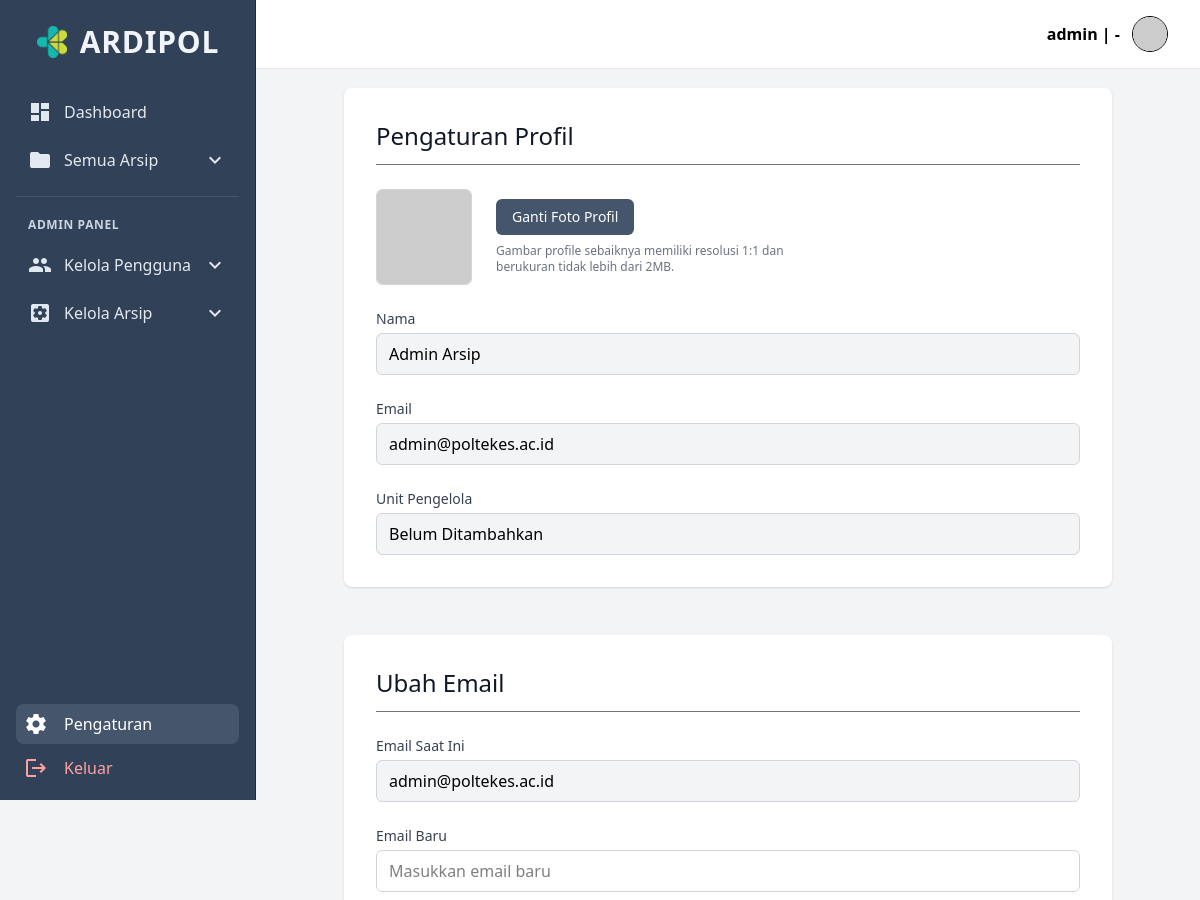
Before: /pages/profile.php (signed in, upper part) with the older database file.
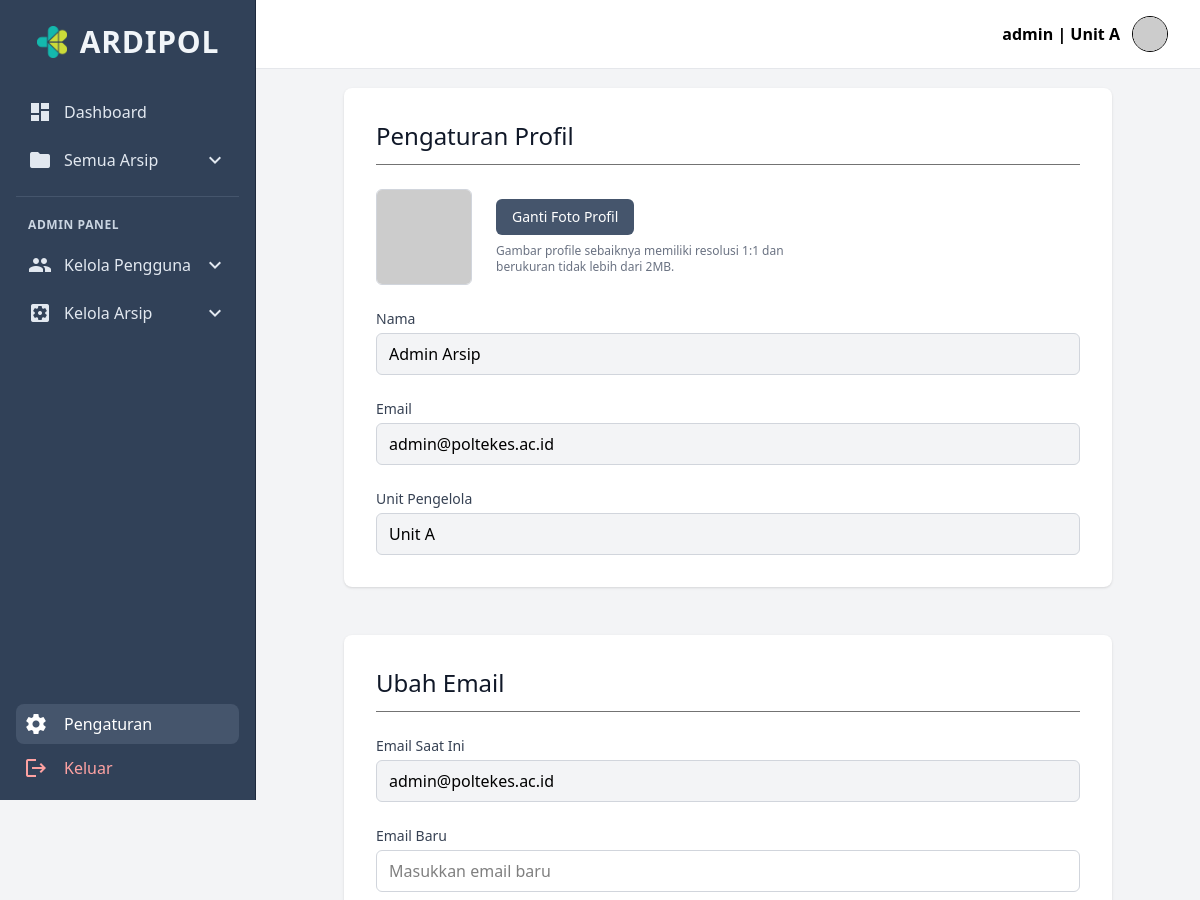
After: the same page with the newer database file.
### tables this page shows
CREATE TABLE `user` (
  `id_user` int(11) NOT NULL,
  `nama` varchar(100) NOT NULL,
  `email` varchar(100) NOT NULL,
  `username` varchar(50) NOT NULL,
  `password` varchar(255) NOT NULL,
  `role` enum('superadmin','admin','user') NOT NULL DEFAULT 'user',
  `created_at` datetime NOT NULL DEFAULT current_timestamp(),
  `updated_at` datetime DEFAULT NULL ON UPDATE current_timestamp()
);

CREATE TABLE `unit_pengolah` (
  `id_unit` int(11) NOT NULL,
  `kode_unit` varchar(10) NOT NULL,
  `nama_unit` varchar(150) NOT NULL,
  `created_at` datetime NOT NULL DEFAULT current_timestamp(),
  `updated_at` datetime DEFAULT NULL ON UPDATE current_timestamp()
);

### config/session.php (called while the page is built, shortened)
<?php
function getUserRole() {
    return $_SESSION['user_role'] ?? 'guest';
}
function getFullName() {
    return $_SESSION['user_name'] ?? ($_SESSION['nama'] ?? ($_SESSION['username'] ?? 'Guest'));
}
?>

### pages/profile.php (the view, shortened to what the changed rows need)
<?php
include_once "../layouts/master/header.php";
include_once '../config/session.php';
include_once '../config/database.php';
$id_user = $_SESSION['user_id'];
$stmt = $conn->prepare("
    SELECT u.nama, u.username, u.email, up.nama_unit
    FROM user u
    LEFT JOIN unit_pengolah up ON up.id_unit = (
        SELECT uu.id_unit
        FROM profil uu
        WHERE uu.id_user = u.id_user
        LIMIT 1
    )
    WHERE u.id_user = ?
");
$stmt->bind_param("i", $id_user);
$stmt->execute();
$result = $stmt->get_result();
if ($result->num_rows > 0) {
    $user = $result->fetch_assoc();
}
?>
    <?php include_once "../layouts/components/sidebar_dynamic.php"; ?>
    <div class="ml-64">
        <?php include_once "../layouts/components/topbar.php"; ?>
        <div class="p-6 mt-16 overflow-y-auto max-w-[calc(100vw-16rem)] flex-1">
            <div class="flex flex-col items-center space-y-6 max-w-3xl mx-auto">
            <?php if (getUserRole() !== 'superadmin'): ?>
                <div class="bg-white rounded-lg shadow-sm p-8 w-full max-w-3xl">
                        <h2 class="text-2xl font-medium text-gray-900 mb-6 border-b-1 pb-3 border-b-neutral-500">Pengaturan Profil</h2>
                        <form id="profileForm" class="space-y-6">
                            <div class="flex items-center mb-6">
                                <div class="flex-shrink-0">
                                    <img id="profilePic" src="https://ui-avatars.com/api/?name=John+Doe" alt="Profile Picture" class="w-24 h-24 rounded-md object-cover border border-gray-300" />
                                </div>
                                <div class="flex flex-col items-start space-y-2 ml-6">
                                    <button type="button" id="changePicBtn" class="bg-slate-600 hover:bg-slate-700 text-white px-4 py-2 rounded-md text-sm font-medium transition-colors">Ganti Foto Profil</button>
                                    <div class="text-xs text-gray-500 text-left max-w-xs">
                                        <p>Gambar profile sebaiknya memiliki resolusi 1:1 dan berukuran tidak lebih dari 2MB.</p>
                                    </div>
                                </div>
                            </div>
                            <div>
                                <label class="block text-sm font-medium text-gray-700 mb-1">Nama</label>
                                <input type="text" class="w-full border border-gray-300 rounded-md py-2 px-3 bg-gray-100" value="<?php echo $user['nama']; ?>" disabled />
                            </div>
                            <div>
                                <label class="block text-sm font-medium text-gray-700 mb-1">Email</label>
                                <input type="email" class="w-full border border-gray-300 rounded-md py-2 px-3 bg-gray-100" value="<?php echo $user['email']; ?>" disabled />
                            </div>
                            <div>
                                <label class="block text-sm font-medium text-gray-700 mb-1">Unit Pengelola</label>
                                <input type="text"
                                    class="w-full border border-gray-300 rounded-md py-2 px-3 bg-gray-100"
                                    value="<?php echo !empty($user['nama_unit']) ? $user['nama_unit'] : 'Belum Ditambahkan'; ?>"
                                    disabled />
                            </div>
                        </form>
                    </div>
            <?php endif; ?>
                <div class="bg-white rounded-lg shadow-sm p-8 w-full mt-6">
                    <h2 class="text-2xl font-medium text-gray-900 mb-6 border-b-1 pb-3 border-b-neutral-500">Ubah Email</h2>
                    <form id="changeEmailForm" class="space-y-6">
                        <div>
                            <label class="block text-sm font-medium text-gray-700 mb-1">Email Saat Ini</label>
                            <input type="email" class="w-full border border-gray-300 rounded-md py-2 px-3 bg-gray-100" value="<?php echo $user['email']; ?>" disabled />
                        </div>
                    </form>
                </div>
        </div>
    </div>
<?php
include_once "../layouts/master/footer.php";
?>

### layouts/components/topbar.php (shortened to what the changed rows need)
<?php
include_once __DIR__ . '/../../config/session.php';
?>
<header class="bg-white border-b border-gray-200 px-8 py-4 flex items-center justify-end fixed top-0 right-0 left-64 z-10">
    <div class="flex items-center gap-3 ml-6">
        <span class="font-semibold">
            <?php
            $displayName = htmlspecialchars($_SESSION['username'] ?? getUserName());
            $unitName = '';
            $uid = null;
            if (isset($_SESSION['id_user'])) { $uid = intval($_SESSION['id_user']); }
            elseif (isset($_SESSION['user_id'])) { $uid = intval($_SESSION['user_id']); }
            if ($uid && isset($conn)) {
                $stmt = $conn->prepare("SELECT u.nama_unit FROM profil p JOIN unit_pengolah u ON p.id_unit = u.id_unit WHERE p.id_user = ? LIMIT 1");
                if ($stmt) {
                    $stmt->bind_param("i", $uid);
                    $stmt->execute();
                    $res = $stmt->get_result();
                    if ($row = $res->fetch_assoc()) { $unitName = $row['nama_unit'] ?? ''; }
                }
            }
            echo $displayName . ' | ' . htmlspecialchars($unitName ?: '-');
            ?>
        </span>
        <img src="https://ui-avatars.com/api/?name=<?php echo getFullName(); ?>" class="w-9 h-9 rounded-full border" />
    </div>
</header>

Changed rows visible on the page:
now on this page (row unchanged): unit_pengolah: nama_unit "Unit A"
changed user "Admin Arsip": nama_unit (not shown) → "Unit A"
Other visible differences:
$unitName ?: '-': "-" → (not shown)
form field value: "Belum Ditambahkan" → (not shown)
